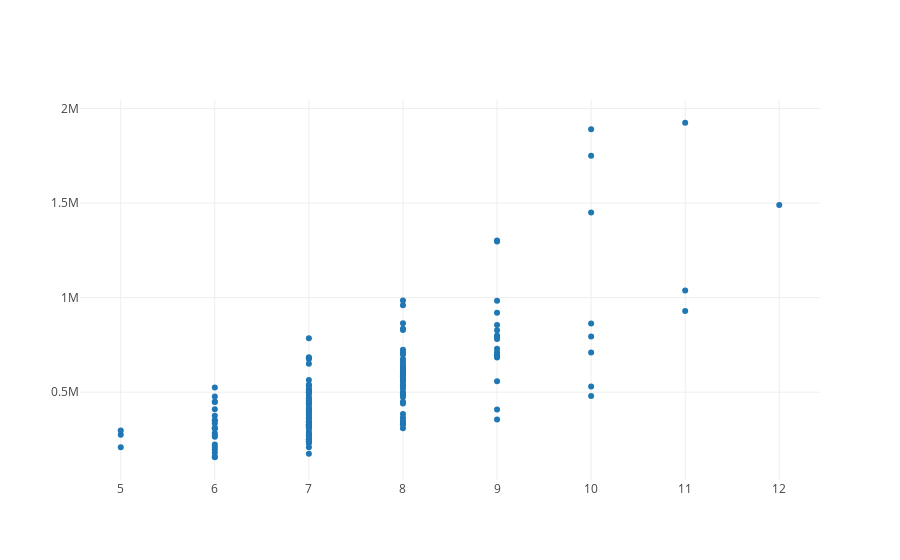

Notebook code for this chart:
### Code cell
# Solution (Punto 1)
#Generate lo scatter plot delle osservazioni. Notate una relazione tra la variabile esplicativa e la variabile target?

import plotly.offline as py
import plotly.graph_objs as go
py.init_notebook_mode(connected=True)
data=[
    go.Scatter(x=xTrain[:,0],y=yTrain,mode="markers")
]
layout = go.Layout()
fig = go.Figure(data, layout)
py.iplot(fig)

#possiamo notare che all'aumente del grade aumenta anche il prezzo di vendita

### Figure 1 — Plotly figure (JSON) as saved in the notebook; plotly's stock layout.template omitted (floating-point values rounded to 4 significant figures; data arrays with more than 128 entries replaced by an {"elided": "..."} marker saying what was removed)
{"data": [{"mode": "markers", "type": "scatter", "uid": "f54702e8-df7b-11e8-894c-a402b9828abf", "x": {"elided": "151 int values"}, "y": {"elided": "151 int values"}}], "layout": {}}
